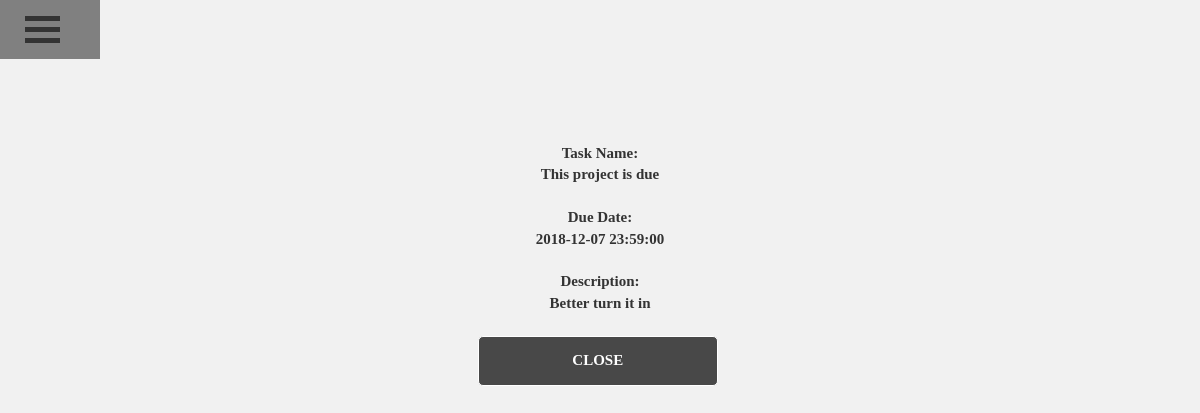
The page /view/51 (signed in) on the database its author committed.
### Application/models.py (models this page shows)
class Task(db.Model):
	id = db.Column(db.Integer, primary_key=True)
	title = db.Column(db.String(20))
	description = db.Column(db.String(200))
	complete = db.Column(db.Boolean, nullable=False, default=False)
	due = db.Column(db.DateTime, nullable=True)
	user = db.Column(db.Integer, db.ForeignKey('user.id'), nullable=False)

### Application/routes.py (the view)
@application.route("/view/<int:task_id>")
def view(task_id):
	post = Task.query.get_or_404(task_id)
	if post.author != current_user:
		abort(403)
	return render_template('post.html', title=post.title, post=post)

### Application/models.py (called while the page is built)
@login_manager.user_loader # loads in user
def load_user(user_id):
	return User.query.get(int(user_id))

### Application/templates/post.html (shortened to what this page needs)
{% extends "layout.html" %}
{% block content %}
<div align='center'>
<p>
	<br><br>Task Name:<br>
	{{post.title}}
	<br><br>
	Due Date:<br>
	{{post.due}}
	<br><br>
	Description:<br>
	{{post.description}} <br><br>
	<button class="myButton" onclick="window.open('', '_self', ''); window.close();">CLOSE</button>
	{% endblock %}

### Application/static/style.css (style rules this page uses)
html { overflow-x: hidden; }
p { font-family: 'Now'; font-weight: bold; font-style: normal; font-size: 15px; color: #333; }
body { background-color: #f1f1f1; background-position: center; }
.myButton { border:0.1em solid #FFFFFF; border-radius: 5px; margin:0 0.3em 0 0; padding: 0; box-sizing: border-box; text-decoration:none; font-weight: bolder; color:#FFFFFF; font-family: 'Now'; background: rgba(0,0,0,0.7); text-align:center; text-transform: uppercase; transition: all 0.2s; width: 240px; margin-bottom: 10px; height: 50px; -webkit-transition: all 1s ease; white-space: nowrap; }

### rows shown on the page
Task: title "This project is due", due "2018-12-07 23:59:00", description "Better turn it in"
